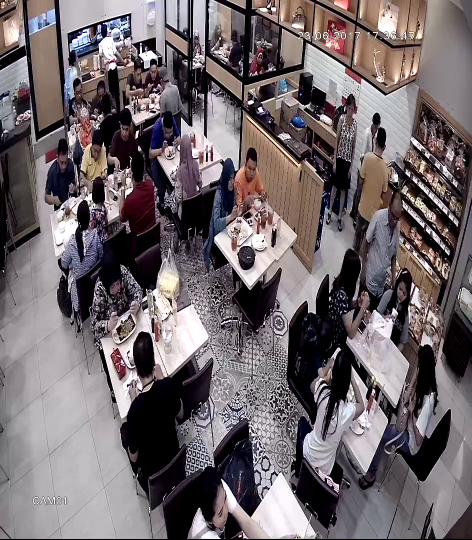
#> input picture frame 7 of CCTV FOOTAGE.mp4, 944 x 1080 px (shown at 1/2 size)
$ python map_seats.py
#> lines starting #> are read from the running program, lines starting #| are printed output that depends on the picture; after the words box and inside, x2 and y2 are one past the last pixel; in counts of white or black regions, pixels touching at a corner belong together
import json
from pathlib import Path

import cv2
import numpy as np


BASE_DIR = Path(__file__).resolve().parent
VIDEO_PATH = BASE_DIR / "CCTV FOOTAGE.mp4"
SEATS_PATH = BASE_DIR / "seats.json"

cap = cv2.VideoCapture(str(VIDEO_PATH))
if not cap.isOpened():
    raise RuntimeError(f"Gagal membuka video: {VIDEO_PATH}")

ret, first_frame = cap.read()
#> first_frame is the input picture: shape (1080, 944, 3); mean B, G, R 107.3, 103.3, 112.5
cap.release()
if not ret:
    raise RuntimeError("Gagal membaca frame pertama video.")

seats = []
current_points = []


def draw_overlay(image):
    output = image.copy()

    for seat in seats:
        polygon = seat["polygon"]
        cv2.polylines(
            output,
            [np.array(polygon, dtype=np.int32)],
            isClosed=True,
            color=(0, 255, 0),
            thickness=2,
        )
        center_x = int(sum(point[0] for point in polygon) / len(polygon))
        center_y = int(sum(point[1] for point in polygon) / len(polygon))
        cv2.putText(
            output,
            seat["id"],
            (center_x - 30, center_y),
            cv2.FONT_HERSHEY_SIMPLEX,
            0.6,
            (0, 255, 0),
            2,
        )

    if current_points:
        for point in current_points:
            cv2.circle(output, tuple(point), 5, (0, 0, 255), -1)
        if len(current_points) > 1:
            cv2.polylines(
                output,
                [np.array(current_points, dtype=np.int32)],
                isClosed=False,
                color=(0, 0, 255),
                thickness=2,
            )

    cv2.putText(
        output,
        "Klik 4+ titik per kursi | ENTER: simpan | U: undo | R: reset | Q: selesai",
        (15, 30),
        cv2.FONT_HERSHEY_SIMPLEX,
        0.55,
        (255, 255, 255),
        2,
    )
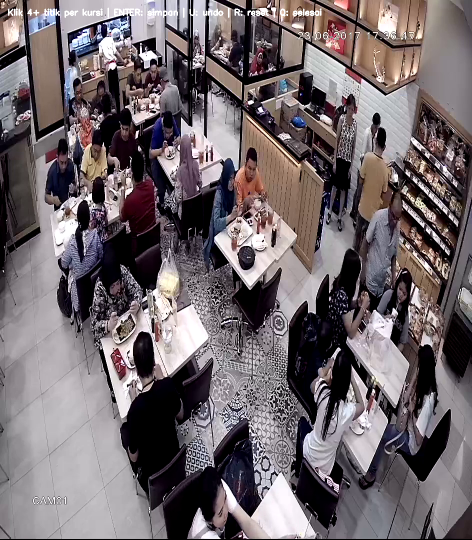
#> output: shape (1080, 944, 3) (shown at 1/2 size); 0.37% of pixels changed, all inside (x1, y1, x2, y2) = (16, 15, 643, 36)
    return output


def on_mouse(event, x, y, _flags, _param):
    if event == cv2.EVENT_LBUTTONDOWN:
        current_points.append([x, y])


window_name = "Seat Mapping"
cv2.namedWindow(window_name, cv2.WINDOW_NORMAL)
cv2.setMouseCallback(window_name, on_mouse)

while True:
    cv2.imshow(window_name, draw_overlay(first_frame))
    key = cv2.waitKey(30) & 0xFF
#> (key q is pressed here)

    if key == ord("u") and current_points:
        current_points.pop()
    elif key == ord("r"):
        current_points.clear()
    elif key in (13, 32):
        if len(current_points) >= 3:
            seats.append(
                {
                    "id": f"seat_{len(seats) + 1:02d}",
                    "polygon": current_points.copy(),
                }
            )
            current_points.clear()
    elif key == ord("q") or key == 27:
        break

cv2.destroyAllWindows()

if not seats:
    print("Tidak ada seat yang disimpan.")
else:
    SEATS_PATH.write_text(json.dumps(seats, indent=2), encoding="utf-8")
    print(f"Tersimpan {len(seats)} seat ke {SEATS_PATH.name}.")

$ run again, starting later in the video
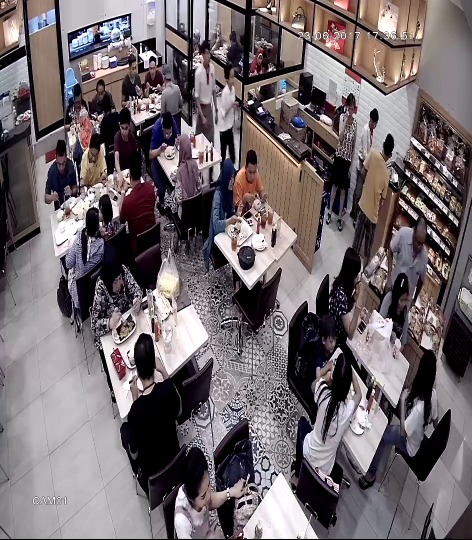
#> input picture frame 32 of CCTV FOOTAGE.mp4, 944 x 1080 px (shown at 1/2 size)
#> first_frame is the input picture: shape (1080, 944, 3); mean B, G, R 107.9, 104.1, 113.4
#> in draw_overlay, `cv2.putText( output, "Klik 4+ titik per kursi | ENTER: simpan | U: und..`:
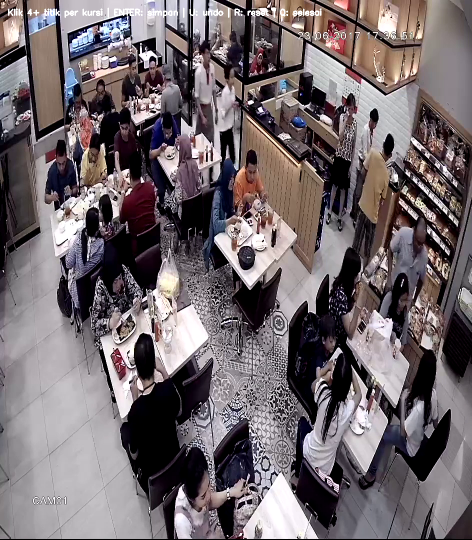
#> output: shape (1080, 944, 3) (shown at 1/2 size); 0.37% of pixels changed, all inside (x1, y1, x2, y2) = (16, 15, 643, 36)

$ run again, starting later in the video
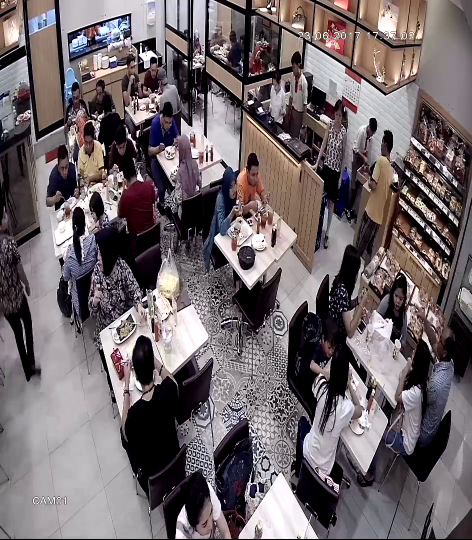
#> input picture frame 58 of CCTV FOOTAGE.mp4, 944 x 1080 px (shown at 1/2 size)
#> first_frame is the input picture: shape (1080, 944, 3); mean B, G, R 105.7, 102, 111.5
#> in draw_overlay, `cv2.putText( output, "Klik 4+ titik per kursi | ENTER: simpan | U: und..`:
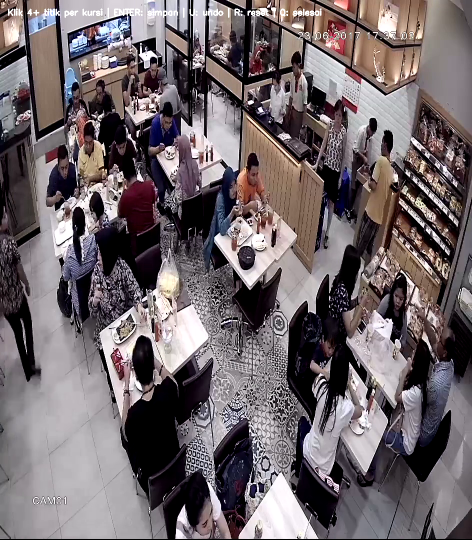
#> output: shape (1080, 944, 3) (shown at 1/2 size); 0.37% of pixels changed, all inside (x1, y1, x2, y2) = (16, 15, 643, 36)
